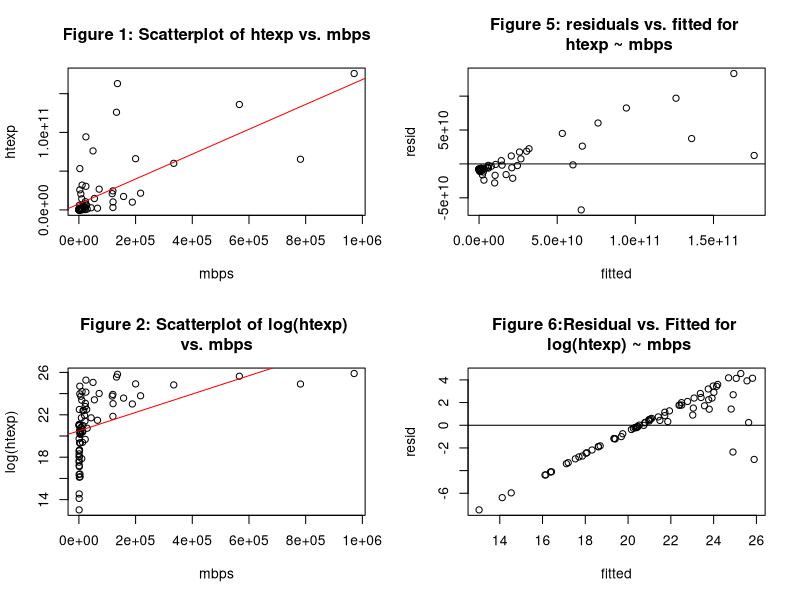
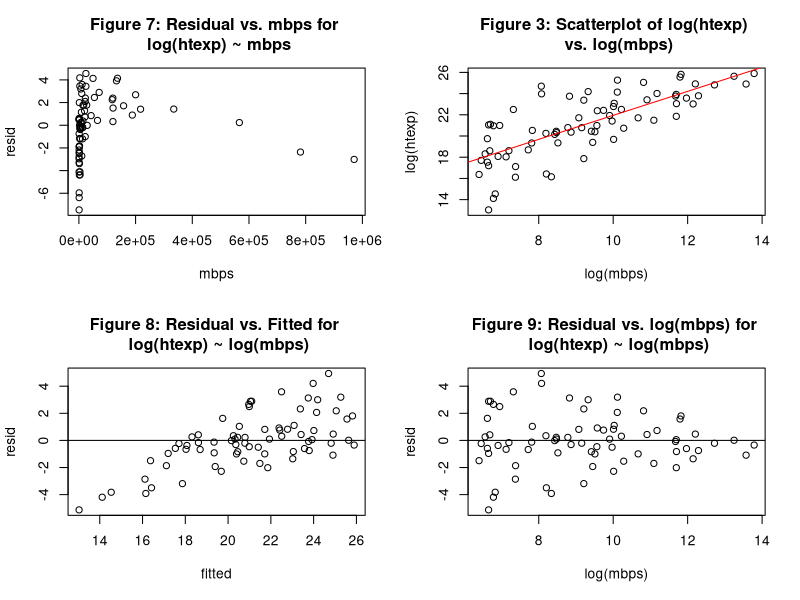
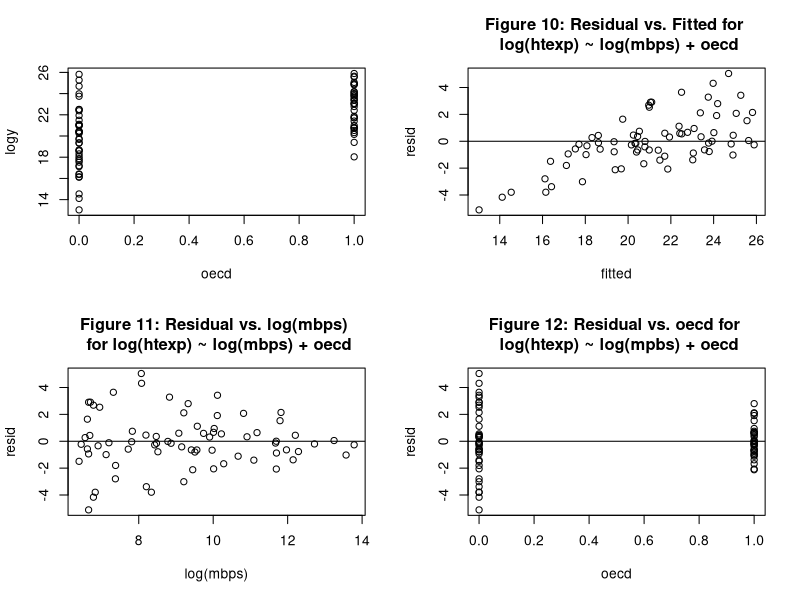
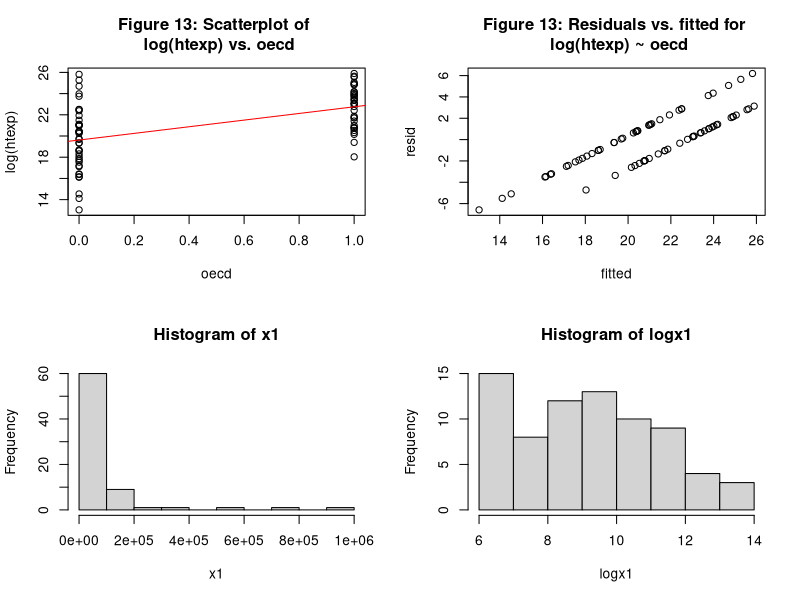
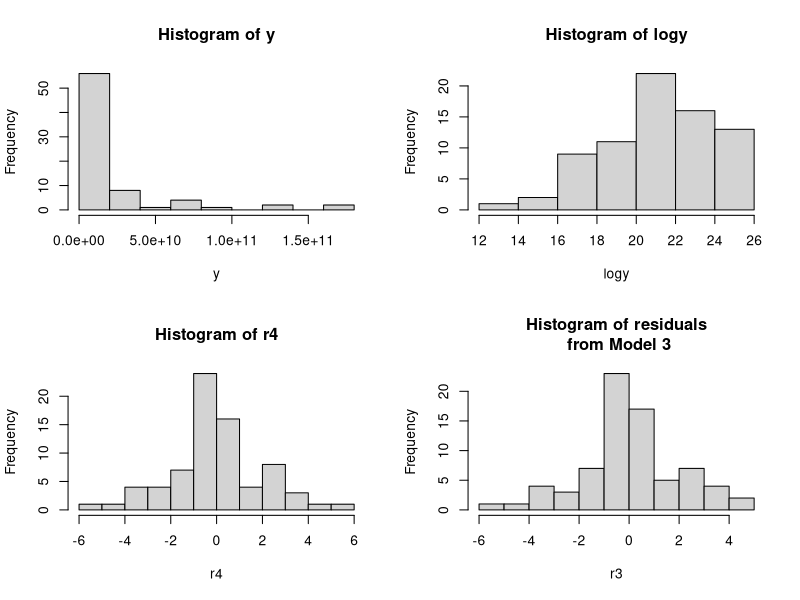
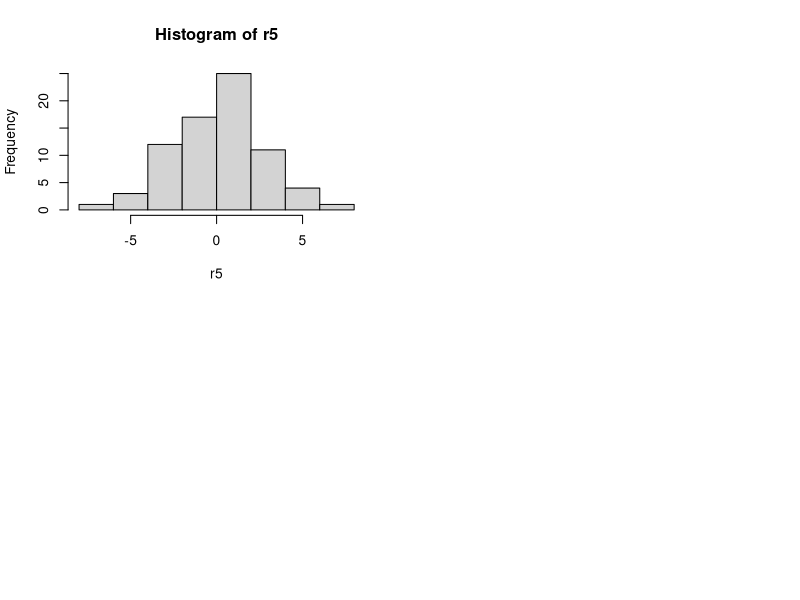

Here is the R script that generated these plots, in order:
data <- read.csv("ictdata2csv.csv", stringsAsFactors = FALSE, header = TRUE)
bady <- data[ ,3]
badx1 <- data[ ,2]
good <- complete.cases(badx1, bady)
y <- bady[good]
x1 <- badx1[good]

par(mfrow = c(2,2))

###################### FIRST REGRESSION ###################

plot(x1, y, xlab = "mbps", ylab = "htexp", main = "Figure 1: Scatterplot of htexp vs. mbps")

cor(y, x1)

fit <- lm(y~x1)
abline(fit, col = "red")
summary(fit) # R2 = 0.4739; x1 = ***, c=*

# Let's look at residual plots: 
r1 <- resid(fit)

plot(y, r1, xlab = "fitted", ylab = "resid",main = "Figure 5: residuals vs. fitted for \n htexp ~ mbps")
abline(h=0)
# this doesn't look good; it's obvious that errors are not 
# stocastic; there is a detectable relationship with fitted y values 
# logy transformation will be attempted next 


##################### SECOND REGRESSION ###################3
logy <- log(y)

plot(x1, logy, xlab = "mbps", ylab = "log(htexp)", main = "Figure 2: Scatterplot of log(htexp) \n vs. mbps ", cex.main = 1.2)

cor(x1, logy)
# This is far worse than Figure 1


fit2 <- lm(logy~x1)
abline(fit2, col = "red")

summary(fit2) # R2 = 0.2094; x1 = ***, c=***

# Let's look at residual plots:
r2 <- resid(fit2)

plot(logy, r2, xlab = "fitted", ylab = "resid", main = "Figure 6:Residual vs. Fitted for \n log(htexp) ~ mbps", cex.main = 1.2)
abline(h = 0)
# This is truly horrific :(

plot(x1, r2, xlab = "mbps", ylab = "resid", main = "Figure 7: Residual vs. mbps for \n log(htexp) ~ mbps", cex.main = 1.2)
# The stuff of nightmares

#################### THIRD REGRESSION ######################

logx1 <- log(x1)
logy <- log(y)

plot(logx1, logy, xlab = "log(mbps)", ylab = "log(htexp)",main = "Figure 3: Scatterplot of log(htexp) \n vs. log(mbps)", cex.main = 1.2)
cor(logx1, logy)

# compare with Figure 1, starting to look better 
# Note that this indicates that dummies may be appropriate: seems 
# like you could fit more than one line with the same slope, 
# but different intercepts (see )

fit3 <- lm(logy~logx1)
summary(fit3) # R2 = 0.5643, x1 = ***, c=*** 

abline(fit3, col = "red")

# look at residuals: 
r3 <- resid(fit3)

plot(logy, r3, xlab = "fitted", ylab = "resid", main = "Figure 8: Residual vs. Fitted for \n log(htexp) ~ log(mbps)", cex.main = 1.2)
abline(h = 0)

plot(logx1, r3, xlab = "log(mbps)", ylab = "resid", main = "Figure 9: Residual vs. log(mbps) for \n log(htexp) ~ log(mbps)", cex.main = 1.2)
abline(h = 0)
# Huge improvement over Figures 4 and 5, but still a lot of
# information being retained in the residuals. The model is 
# under-specified. Obviously it would be very challenging to 
# find a complete regression model to describe the level of high-tech 
# exports of a country. 

# One possible additional variable: OECD or not. 


################### FOURTH REGRESSION: dummy ####################
logy <- log(y)
logx1 <- log(x1)
# These were actually defined above before

oecd <- as.numeric(data[ ,4])

plot(oecd, logy) # shows there might be some justification 
# for including oecd in explaining logy [see below for more]


fit4 <- lm(logy~logx1+oecd)
summary(fit4) # R2 = 0.5607; x1 = ***; oecd not sig. 
# The fit has gotten worse after adding OECD, and it's not 
# significant. 

# What about residuals? 
r4 <- resid(fit4)

plot(logy, r4, xlab = "fitted", ylab = "resid", main = "Figure 10: Residual vs. Fitted for \n log(htexp) ~ log(mbps) + oecd", cex.main = 1.2)
abline(h = 0)

plot(logx1, r4, xlab = "log(mbps)", ylab = "resid", main = "Figure 11: Residual vs. log(mbps) \n for log(htexp) ~ log(mbps) + oecd", cex.main = 1.2)
abline(h = 0)
# These two residual plots (Figures 10 and 11) are identical to 
# Figures 7 and 8. This is more evidence that oecd adds no 
# useful information (?)

plot(oecd, r4, xlab = "oecd", ylab = "resid" , main = "Figure 12: Residual vs. oecd for \n log(htexp) ~ log(mpbs) + oecd", cex.main = 1.2)
abline(h = 0)



####################################################
# Justification for trying oecd as a variable: 

fit5 <- lm(logy~oecd)
summary(fit5) # R2 = 0.2642; low but not disastrously low 

plot(oecd, logy, ylab = "log(htexp)",main = "Figure 13: Scatterplot of \n log(htexp) vs. oecd")
abline(fit5, col = "red")
# Again, this shows there might be some justification 
# for including oecd in explaining logy 

r5 <- resid(fit5)

plot(logy, r5, xlab = "fitted", ylab = "resid",main = "Figure 13: Residuals vs. fitted for \n log(htexp) ~ oecd") # this is disastrous

# Lines 80-84 show that even though it seems relatively sensible
# to regress logy against oecd, and the R2 is not incredibly bad
# (2.642), it is still definitely not a valid model. The reason 
# for this is that the residuals are definitely not stochastic



############################################################
# Final model: 
# log(hitechexp) = 10.63 + 1.13*log(mbps) 
# This means that for every 1% increase in international bandwidth, 
# there is a 1.13% increase in high-tech exports, all else being 
# equal. 

# Further research will be required to add variables to improve 
# fit and ensure that residuals are well-behaved. 


##################################  THINGS TO ADD:

hist(x1)
hist(logx1)

hist(y)
hist(logy)

hist(r4)

hist(r3, main = " Histogram of residuals \n from Model 3")

hist(r5)
# evidence for normality of errors in all three cases 
